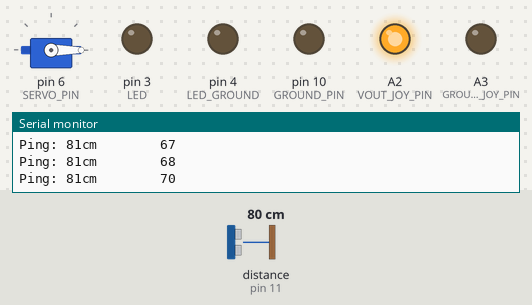
This sketch was run on a simulated Arduino Uno, built with avr-gcc and run on an emulated ATmega328P. Shown: servo, output pins drawn as LEDs (lit = HIGH), the last lines printed to the serial monitor. Inputs (shaded band) come from the test bench; at power-on: distance to the obstacle (sensor on pin 11) 80 cm. The echo pulse lasts 58.3 µs per cm; pins used as bus, display or sensor lines are not drawn.

Above: at 1.5 s.
1.6 s: distance to the obstacle (sensor on pin 11) set to 2 cm
At 4.33 s:
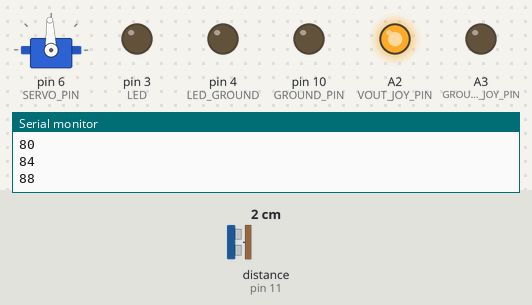
At 5.4 s:
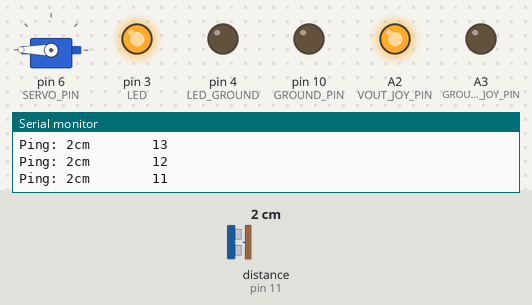
Timing chart, 0 to 21.6 s (numbered marks = the images above; inputs shaded):
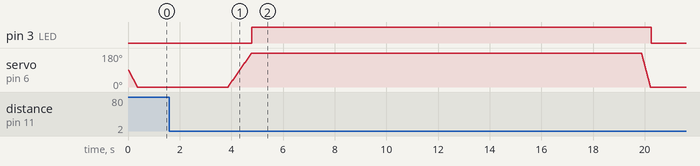

Measured:
- after the input at 1.6 s, pin 3 (LED): LOW → HIGH after 3.2 s, → LOW 15.5 s later; servo on pin 6 (SERVO_PIN): rises from 0° to 180° in 0.89 s, then falls to 0° in 15.5 s

The sketch:

claw_project.ino
```cpp
#include <NewPing.h>   // include the NewPing library for this program
#include <Servo.h> //include the servo library for this program
#include <stdlib.h>

#define VCC_PIN 13
#define TRIGGER_PIN 12 // sonar trigger pin will be attached to Arduino pin 12
#define ECHO_PIN 11 // sonar echo pint will be attached to Arduino pin 11
#define GROUND_PIN 10
#define MAX_DISTANCE 200 // maximum distance set to 200 cm
#define FAILSAFE 15000

#define GROUND_JOY_PIN A3 //joystick ground pin will connect to Arduino analog pin A3
#define VOUT_JOY_PIN A2 //joystick +5 V pin will connect to Arduino analog pin A2
#define XJOY_PIN A1 //  X axis reading from joystick will go into analog pin A1

bool doneGrabbing = false;
bool stillGrabbing = true;
bool readyToDrop = false;
bool getBackUp = false;

#define SERVO_PIN 6
#define LED 3
#define LED_GROUND 4

#define OPEN_POS 0
#define CLOSE_POS 180
#define GRAB_THRESHOLD 20
#define DROP_THRESHOLD 20

NewPing sonar(TRIGGER_PIN, ECHO_PIN, MAX_DISTANCE); // initialize NewPing

Servo servo; //create servo object to control a servo

double prevDist = 50.0; //initialize to a random value
long long unsigned int failsafe = 0;

void moveServo(int speed, int position);

void timedClaw(double dist);
void sensorClaw(double dist);
double weightedAvg(double dist);


void setup(){

  Serial.begin(9600);  // set data transmission rate to communicate with computer

  pinMode(ECHO_PIN, INPUT);
  pinMode(TRIGGER_PIN, OUTPUT);
  pinMode(GROUND_PIN, OUTPUT);  // tell pin 10 it is going to be an output
  pinMode(VCC_PIN, OUTPUT);  // tell pin 13 it is going to be an output

  digitalWrite(GROUND_PIN,LOW); // tell pin 10 to output LOW (OV, or ground)
  digitalWrite(VCC_PIN, HIGH) ; // tell pin 13 to output HIGH (+5V)
  pinMode(8,INPUT_PULLUP); //pin 8 forced to HIGH when there is no external input
  pinMode(LED, OUTPUT);
  pinMode(LED_GROUND, OUTPUT);

  pinMode(VOUT_JOY_PIN, OUTPUT); //pin A3 shall be used as output
  pinMode(GROUND_JOY_PIN, OUTPUT) ; //pin A2 shall be used as output
  digitalWrite(VOUT_JOY_PIN, HIGH) ; //set pin A3 to high (+5)
  digitalWrite(GROUND_JOY_PIN,LOW) ; //set pin Ad to low (ground)

  servo.attach(SERVO_PIN); //attaches the servo on pin 6 to the servo object
  moveServo(5, OPEN_POS);
  digitalWrite(LED, LOW);
  digitalWrite(LED_GROUND, LOW);
}

void loop(){

  delay(100);

  int dist = sonar.ping_cm();
  Serial.print("Ping: "); //print “Ping:" on the computer display
  Serial.print(dist); //print the value of the variable next
  Serial.print("cm"); //print "cm" after that, then go to next line

  int finalDist = weightedAvg(dist);
  Serial.print("        ");
  Serial.println(finalDist);

  sensorClaw(finalDist);
}

void moveServo(int speed, int position){

  int currentPosition = servo.read();
  int pos;

  if(currentPosition < position){
    for (pos = currentPosition; pos <= position; pos += speed) {
      servo.write(pos);
      delay(20);
      Serial.println(servo.read());
    }
  }

  else{
    for (pos = currentPosition; pos >= position; pos -= speed) {
      servo.write(pos);
      delay(20);
      Serial.println(servo.read());
    }
  }
}


void timedClaw(double dist){
  if(dist < GRAB_THRESHOLD){
    delay(2000);
    moveServo(5, OPEN_POS);
    delay(5000);
    moveServo(5, CLOSE_POS);
  }
}


void sensorClaw(double dist){

   if(dist < GRAB_THRESHOLD && readyToDrop == false && doneGrabbing == false && getBackUp == false){
    Serial.println("");
    Serial.println("Grabbing objects");
    delay(1000);
    moveServo(4, CLOSE_POS);
    doneGrabbing = true;
    Serial.println("Grabbed objects");
    digitalWrite(LED, HIGH);
    failsafe = millis();
   }
   if(doneGrabbing == true){
     if(dist > GRAB_THRESHOLD){
      readyToDrop = true;
     }
     if(readyToDrop == true && dist < DROP_THRESHOLD || failsafe + FAILSAFE < millis()){
      Serial.println("");
      Serial.println("Dropping objects");
      moveServo(10, OPEN_POS);
      readyToDrop = false;
      doneGrabbing = false;
      getBackUp = true;
      Serial.println("Dropped objects");
      digitalWrite(LED, LOW);
     }
   }

   if(dist > DROP_THRESHOLD){
    getBackUp = false;
   }
}

double weightedAvg(double dist){
  if(dist != 0){
   prevDist = prevDist * 0.9 + dist * 0.1;
  }
  return prevDist;
}
```
